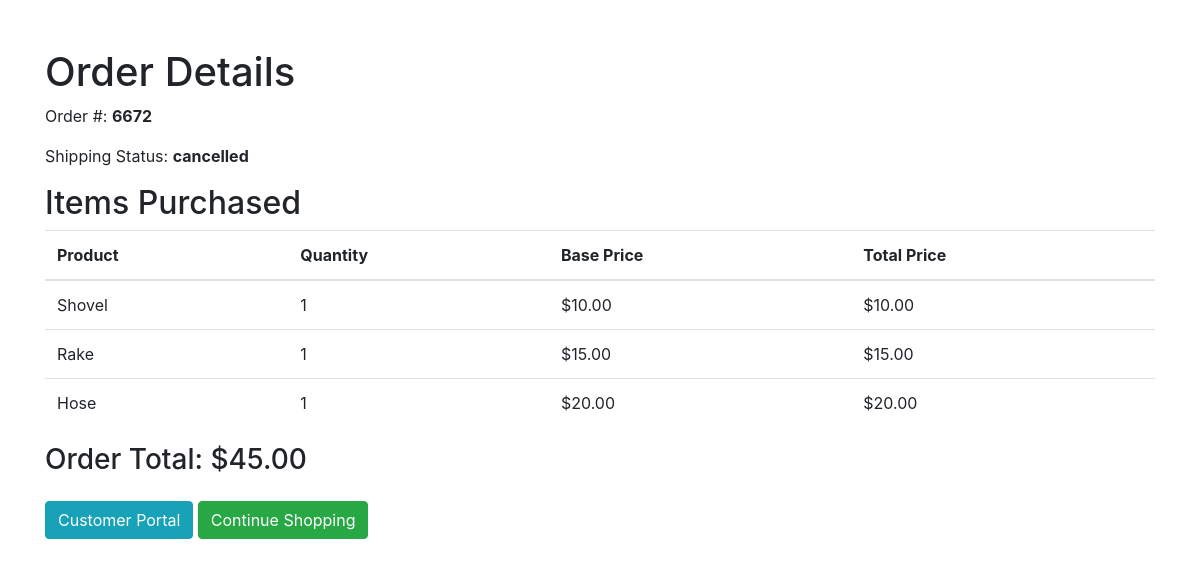
Page /view_order/2 on the committed database.
### database.py (models this page shows)
class Order(db.Model):
    id = db.Column(db.Integer, primary_key=True)
    order_number = db.Column(db.Integer)
    status = db.Column(db.String(50))
    order_products = db.relationship('OrderProduct', backref='order', cascade="all, delete-orphan")

class Product(db.Model):
    id = db.Column(db.Integer, primary_key=True)
    name = db.Column(db.String(100), nullable=False)
    price = db.Column(db.Float, nullable=False)
    qty = db.Column(db.Integer, default=50)
    image = db.Column(db.String(100), nullable=False)

### main.py (the view)
@app.route('/view_order/<int:order_id>', methods=['GET'])
def view_order(order_id):
    order = Order.query.get(order_id)
    if order:
        products_with_quantity = []
        order_details = OrderProduct.query.filter_by(order_id=order.id).all()  # Use the OrderProduct model
        for detail in order_details:
            product = Product.query.get(detail.product_id)
            if product:
                products_with_quantity.append((product, detail.quantity))  # Append product and quantity as a tuple
        total_price = sum(product.price * quantity for product, quantity in products_with_quantity)
        return render_template(
            'view_order.html',
            order=order,
            products_with_quantity=products_with_quantity,
            total_price=total_price)

### templates/view_order.html (shortened to what this page needs)
<!DOCTYPE html>
<html lang="en">
<head>
    <link rel="stylesheet" href="https://maxcdn.bootstrapcdn.com/bootstrap/4.5.2/css/bootstrap.min.css">
</head>
<body>
    <div class="container">
        <h1 class="mt-5">Order Details</h1>
        <p>Order #: <strong>{{ order.order_number }}</strong></p>
        <p>Shipping Status: <strong>{{ order.status }}</strong></p>
        <h2>Items Purchased</h2>
        <table class="table">
            <thead>
                <tr>
                    <th>Product</th>
                    <th>Quantity</th>
                    <th>Base Price</th>
                    <th>Total Price</th>
                </tr>
            </thead>
            <tbody>
                {% for product, quantity in products_with_quantity %}
                <tr>
                    <td>{{ product.name }}</td>
                    <td>{{ quantity }}</td>
                    <td>${{ "%.2f"|format(product.price) }}</td>
                    <td>${{ "%.2f"|format(product.price * quantity) }}</td>
                </tr>
                {% endfor %}
            </tbody>
        </table>
        <h3>Order Total: ${{ "%.2f"|format(total_price) }}</h3>
        <div class="mt-4">
            <a href="{{ url_for('portal') }}" class="btn btn-info">Customer Portal</a>
            <a href="{{ url_for('home') }}" class="btn btn-success">Continue Shopping</a>
        </div>
    </div>
</body>
</html>

### rows in the picture
Order: order_number "6672", status "cancelled"
Product: name "Shovel", id "1", price "10.00", product.price*quantity "10.00"
Product: name "Rake", quantity "1", price "15.00", product.price*quantity "15.00"
Product: name "Hose", quantity "1", price "20.00", product.price*quantity "20.00"

### other values in the picture
{{ "%.2f"|format(total_price) }} "45.00"
